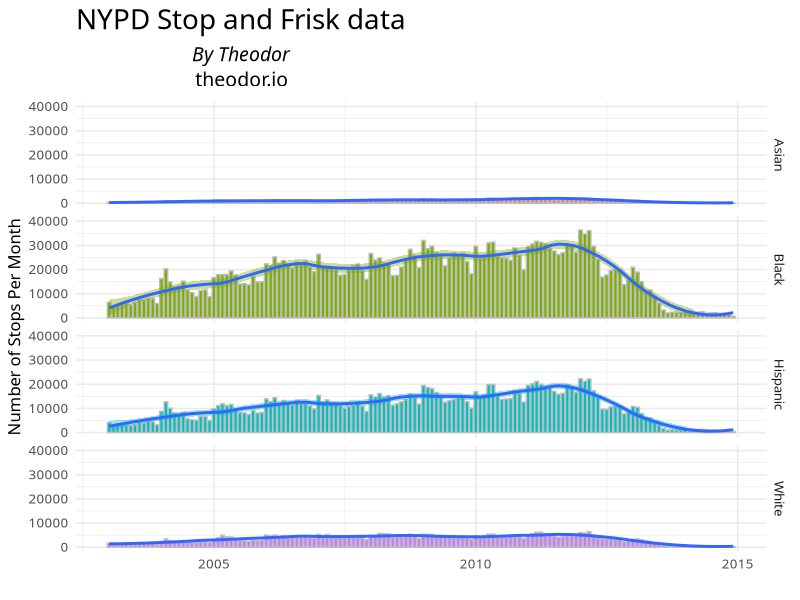

Generate this figure with R:
library(ggplot2)
danwin <- read.csv('danwin.csv')

danwin$months <- as.POSIXct(danwin$months, tz='EST', "%Y-%m-%d")

danwin$race <- ifelse(danwin$race == 'A', 'Asian', ifelse(danwin$race == 'B', 'Black', ifelse(danwin$race == 'W', 'White', 'Hispanic')))

gg <- ggplot(danwin, aes(x = months, y = stops, fill = race)) +
        geom_bar(stat='identity', colour='gray') + 
        geom_smooth(method = "loess", span = 0.25) + facet_grid(race ~ .) +
        scale_y_continuous(limits=c(0,40000)) + 
        theme_minimal(base_size = 12, base_family = "Helvetica Neue Medium") +
        ylab('Number of Stops Per Month') + xlab(' ') + 
        theme(legend.position = "none", plot.title = element_text(size=20)) +
        theme(strip.background = element_rect(fill = 'white', size = 0)) +
        ggtitle(expression(atop("NYPD Stop and Frisk data", atop(italic("By Theodor"), "theodor.io"))))

print(gg)